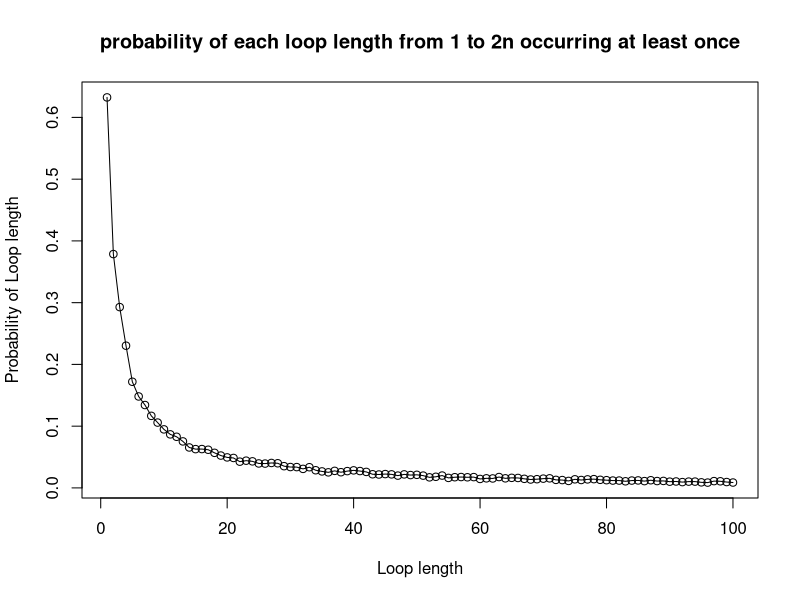
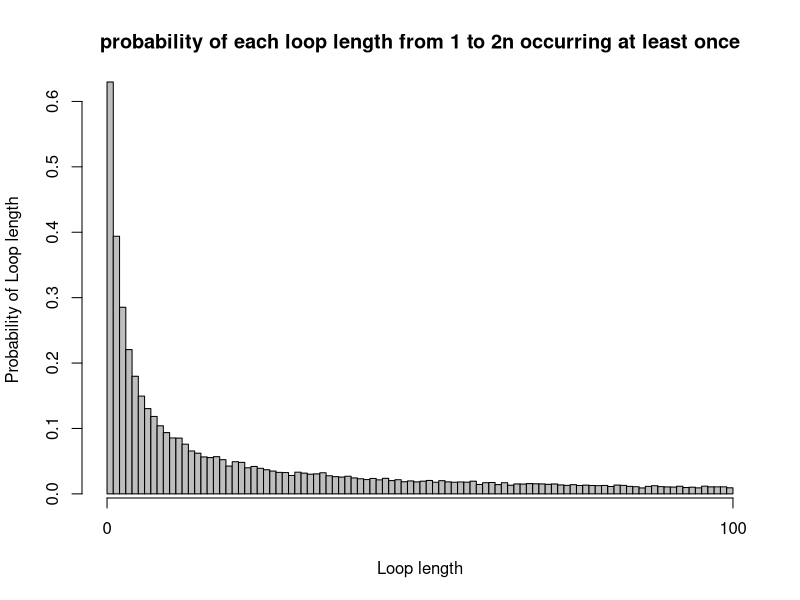

Source code (R) for these figures, in order:
# Karman Singh s1936373
# Viren Sirwani Mulani s1949143
# Alannah Hounat s2434943
# Git repo Link:
# Team member contributions to project:

# INPUT: n <- decides numbers of prisoners, k<- prisoner number, 
# numbered_boxes <- numbered boxes
# OUTPUT: the number of successes
# Purpose: Is to find and track the number of successes for us to calculate
# the probabilities in later functions. Also code isn't repeated in later functions
success_check <- function(n, k, numbered_boxes) {
  # number of boxes opened by prisoner
  number_of_attempts <- 0
  # value 1 indicates prisoner number found, 0 otherwise
  number_of_success <- 0
  # first box opened corresponds to value of k, depending on strategy used, could be 
  # random or prisoners number
  guess <- numbered_boxes[k]
  # while loop checks if number of boxes opened is less than or equal to n
  while (number_of_attempts <= n) {
    if (guess == k) {
      # if prisoner number found, no need to continue looking
      number_of_success <- 1
      break
    }
    else {
      # move on to the next box as previous box did not contain prisoner number
      guess <- numbered_boxes[guess]
      # number of attempts goes up by one as prisoner moves on to next box
      number_of_attempts <- number_of_attempts + 1
    }
  }
  
  return (number_of_success)
}

# INPUT: n <- decides numbers of prisoners, quantity <- number of items to choose
# OUTPUT: vector of integers of length 'quantity'
# PURPOSE: produce a vector of box numbers of a particular size depending on 
# the strategy. Strategy 2 would require us to return just one box number while 
# strategy 3 requires us to return n random box numbers
produce_random_numbered_boxes <- function(n, quantity) {
  return (sample(1:n, quantity))
}

# INPUT: n <- decides numbers of prisoners, k <- prisoner number, 
# strategy <- 1, 2 or 3, nreps <- number of times experiment is done,
# number_of_success<- the number of successes so far, 
# numbered_boxes<- numbered boxes
# OUTPUT: number of successes
# PURPOSE: This function simulates the first strategy where a prisoner
# picks a box with their number on it, the second strategy where a prisoner
# picks a random box to begin with, and the third strategy where a prisoner
# picks n boxes at random, checking each card for their number
check_success_given_strategy <- function(n, k, strategy, numbered_boxes){
  success_strategy3 <- 0
  # if and else if to select the correct strategy
  if (strategy == 1)
    # first box picked has prisoners number on it
    first_box <- k
  else if (strategy == 2)
    # pick a box with a random number on it by calling the helper function 
    # 'produce_random_numbered_boxes'
    first_box <- produce_random_numbered_boxes(2 * n, 1)
  else if (strategy == 3) {
    # here we need n random boxes, the aforementioned helper function is used again
    random_box <- produce_random_numbered_boxes(2 * n, n)
    for (box in random_box) {
      #if one of the random boxes contains the prisoners number
      if (box == k){
        #count successes
        success_strategy3 <- 1
        break
      }
    }
    return (success_strategy3)
  }
  #check the success, used for strategy 1 and 2
  check <- success_check(n, first_box, numbered_boxes)
  return(check)
}

# INPUT: n <- decides numbers of prisoners, k <- prisoner number, 
# strategy <- either 1,2,3, nreps <- number of times experiment is done
# OUTPUT: Probability estimate of prisoner k finding their number using given strategy
# PURPOSE: To find the probability of one prisoner finding their number
Pone <- function(n, k, strategy, nreps = 10000) {
  number_of_success <- 0
  for (reps in 1:nreps) {
    # index of numbered_boxes corresponds to the box number, and the value stored
    # at that index corresponds to the numbered card randomly placed in the box
    numbered_boxes <- produce_random_numbered_boxes(2 * n, 2 * n)
    number_of_success <- number_of_success + 
      check_success_given_strategy(n, k, strategy, numbered_boxes)
  }
  # we divide number_of_success by nreps to get a probability of a single prisoner
  # finding their number
  prob_one_estimate <- number_of_success / nreps
  return (prob_one_estimate)
}

# INPUT: n <- decides numbers of prisoners, strategy <- either 1,2,3
# nreps <- number of times experiment is done
# OUTPUT: Probability estimate of all prisoners finding their number using given strategy
# PURPOSE: To find the probability of all prisoners being released
Pall <- function(n, strategy, nreps = 10000) {
  number_of_success <- 0
  for (reps in 1:nreps) {
    # Outside inner loop since the room is returned to original state once 
    # prisoner leaves
    numbered_boxes <- produce_random_numbered_boxes(2 * n, 2 * n)
    for (prisoner_number in 1:(2 * n)) {
      check <- check_success_given_strategy(n, prisoner_number, strategy, numbered_boxes)
      if (check == 0)
        break
      # if (strategy == 1) {
      #   check <- success_check(n, prisoner_number, numbered_boxes)
      #   if (check == 0)
      #     break
      # }
      # else if (strategy == 2) {
      #   random_start_box <- produce_random_numbered_boxes(2 * n, 1)
      #   check <- success_check(n, random_start_box, numbered_boxes)
      #   if (check == 0)
      #     break
      # }
      # else if (strategy == 3) {
      #   #picking n boxes at random
      #   random_box <- produce_random_numbered_boxes(2 * n, n)
      #   check <- 0
      #   for (box in random_box) {
      #     #if this random box contains the prisoners number
      #     if (box == prisoner_number) {
      #       check = 1
      #       break
      #     }
      #   }
      #   if (check == 0) {
      #     break
      #   }
      # }
    }
    number_of_success <- number_of_success + check
  }
  
  prob_all_estimate <- number_of_success / nreps
  return (prob_all_estimate)
}

cat("Probability estimate of a single prisoner succeeding in finding their number:")
cat("\nn=5\nStrategy 1:", Pone(5, 7, 1))
cat("\nStrategy 2:", Pone(5, 7, 2))
cat("\nStrategy 3:", Pone(5, 7, 3))

cat("\nn=50\nStrategy 1:", Pone(50, 7, 1))
cat("\nStrategy 2:", Pone(50, 7, 2))
cat("\nStrategy 3:", Pone(50, 7, 3))

cat("\nProbability estimate of all prisoners succeeding in finding their numbers:")
cat("\nn=5\nStrategy 1:", Pall(5, 1))
cat("\nStrategy 2:", Pall(5, 2))
cat("\nStrategy 3:", Pall(5, 3))

cat("\nn=50\nStrategy 1:", Pall(50, 1))
cat("\nStrategy 2:", Pall(50, 2))
cat("\nStrategy 3:", Pall(50, 3))

#example code for Pone
# Pone(50,1,1,10000)
# Pone(50,1,2,10000)
# Pone(50,1,3,10000)
# Pone(5,1,1,10000)
# Pone(5,1,2,10000)
# Pone(5,1,3,10000)
#example code for Pall
# Pall(50,1,10000)
# Pall(50,2,10000)
# Pall(50,3,10000)
# Pall(5,1,10000)
# Pall(5,2,10000)
# Pall(5,3,10000)

# For Pone evidently the less people there are (the smaller that n is) the better 
# chance of success. Although Strategy 3 yields almost consistently similar 
# results as after all we are still only observing n boxes with 2*n prisoners.

# Pall is where we observe a surprising result. Strategy 3 yields zero/near zero
# probabilities. Strategy 1 and 2 yields an approximate probability of 33% and 52% when
# n=50 and n=5 respectively. This seems to be the most optimal strategy, but why?
# This is due to a cycle.
# Every box leads to another box and eventually loops back to the prisoner number,
# this is guaranteed. What is not guaranteed is the cycle which contains the 
# prisoner number may have a length greater than n.


# probability of each loop length from 1 to 2n occurring at least once in a 
# random shuffling of cards to boxes = 1 - prob of each loop length occurring 
# 0 times
dloop <- function(n, nreps = 10000) {
  # count of all the cycles with loop length 1 to 2n that occurred 0 times 
  # in the simulation
  count_loop_length_0_times = rep(0, 2*n)
  #loop over all experiments(number of repetitions)
  for (reps in 1:nreps) {
    # index of numbered_boxes corresponds to the box number, and the value stored
    # at that index corresponds to the numbered card randomly placed in the box
    numbered_boxes <- produce_random_numbered_boxes(2 * n, 2 * n)
    # count of how many times a cycle has 1 to 2n loop length
    count_of_loop_length = rep(0, 2*n)
    # numbers that are already present in a cycle, hence don't need to be 
    # iterated over again
    numbers_iterated_over = c()
    # looping over all prisoner numbers
    for (prisoner_number in 1:(2 * n)) {
      # vector to hold various cycles, length of this vector would give the 
      # length of the cycle that contains the prisoner number
      individual_cycles = c()
      # if prisoner number is not present in any previous cycles, we follow
      # the path of boxes to find the cycle that contains the prisoner number
      # if the prisoner number is present, then just skip to the next 
      # prisoner number
      if (!(prisoner_number %in% numbers_iterated_over)) {
        individual_cycles = append(individual_cycles, prisoner_number)
        cycle = numbered_boxes[prisoner_number]
        # checks if the card removed from the box contains the prisoner number
        while (cycle != prisoner_number) {
          individual_cycles = append(individual_cycles, cycle)
          cycle = numbered_boxes[cycle]
        }
        count_of_loop_length[length(individual_cycles)] = 
          count_of_loop_length[length(individual_cycles)] + 1
        # appending the numbers in the cycle to the vector that contains all the
        # cycles
        numbers_iterated_over = append(numbers_iterated_over, individual_cycles)
      }
    }
    # finds all loop lengths that occurred 0 times in the experiment and adds 1
    # to the count for each of those loop lengths
    index_loop_length_0_times = grep(0, count_of_loop_length)
    count_loop_length_0_times[index_loop_length_0_times] = 
      count_loop_length_0_times[index_loop_length_0_times] + 1
  }
  prob_loop_length_0_times = count_loop_length_0_times/nreps
  prob_loop_length_at_least_once = 1 - prob_loop_length_0_times
  return (prob_loop_length_at_least_once)
}


cat("Probability of loop length from 1 to 2n occurring at least once in a random shuffling of cards to boxes: ")
cat("\nFor n=50: ", dloop(50))

# example code for dloop
# dloop(50,10000)

# Here n=50. For the prisoners to be successful, the longest loop must not be greater than
# 50. The probability of not having a loop longer than 50 is equal to the probability
# of a random permutation of the prisoner numbers 1 to 100 having a loop whose length is
# greater than 50. We first need to know the number of permutations of prisoner
# numbers 1 to 100 with a loop of length x>50. That is 100!/x. The probability of 
# of a random permutation containing no loops of length greater than 50 is 
# calculated below:

single_events <- factorial(100)*(1/(51:100))
sum_single_events <- sum(single_events)
prob_no_greater_50 <- 1 - (1/factorial(100))*sum_single_events
cat("The probability of no loop being longer than 50 is:", prob_no_greater_50)


# We use a line graph to visualize the probabilities for each loop length. A line
# graph is used her since we can identify trends in the data. Usually line graphs are
# used to track changes over a short or long period of time. But it can be used in
# this scenario.
n1 <- 50
loop_vector1 <- dloop(n=n1,nreps=10000)
line_graph <- plot(x= 1:(2*n1),
                   y=loop_vector1, 
                   type="o",
                   xlab="Loop length",
                   ylab="Probability of Loop length",
                   main= "probability of each loop length from 1 to 2n occurring at least once")

# A bar chart could be used to compare the different loop lengths. 
# The code is not too different here. Bar-chart may seem a bit cramped
n2 <- 50
loop_vector2 <- dloop(n=n2,nreps=10000)
bar_chart <- barplot(height=loop_vector2, 
                     xlab="Loop length",
                     ylab="Probability of Loop length",
                     main= "probability of each loop length from 1 to 2n occurring at least once",
                     space=0)
# Adds an axis to the current plot
axis(side=1,at=c(0,(2*n2)), tick=TRUE)
